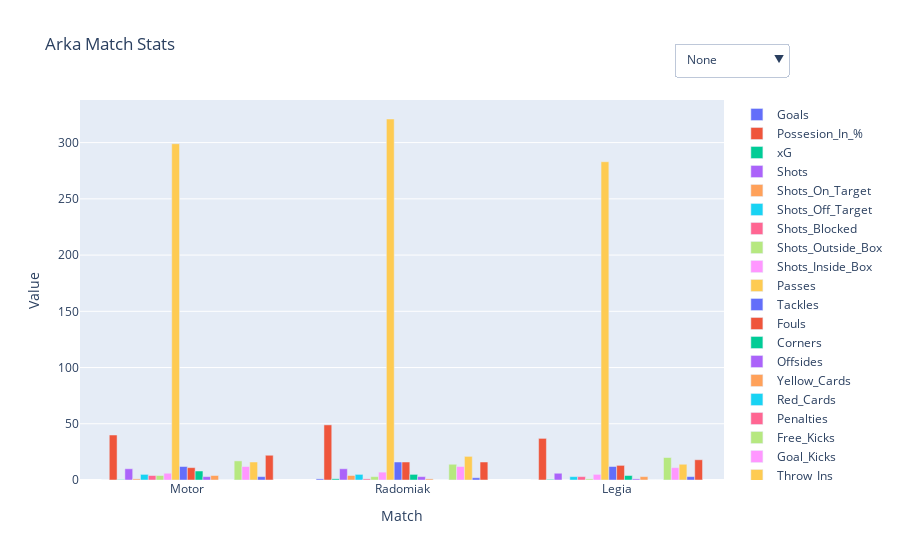

The code cell stored with this chart in its notebook:
### Code cell
# Create the figure
from torch import layout


fig = go.Figure()

# List of metrics to plot
metrics = [
    'Goals', 'Possesion_In_%', 'xG', 'Shots', 'Shots_On_Target',
       'Shots_Off_Target', 'Shots_Blocked', 'Shots_Outside_Box',
       'Shots_Inside_Box', 'Passes', 'Tackles', 'Fouls', 'Corners', 'Offsides',
       'Yellow_Cards', 'Red_Cards', 'Penalties', 'Free_Kicks', 'Goal_Kicks',
       'Throw_Ins', 'Saves', 'Crosses']

# Add traces for each metric
for metric in metrics:
    fig.add_trace(go.Bar(x=data.index, y=data[metric], name=metric))


# Define visibility matrix
n = len(metrics)
visibility_matrix = {
    "None": [False] * n,
    "Goals and xG": [metric in ['Goals', 'xG'] for metric in metrics],
    "Possesion": [metric in ['Possesion_In_%'] for metric in metrics],
    "Passes": [metric in ['Passes'] for metric in metrics],
    "Attack": [metric in ['Shots', 'Shots_On_Target', 'Shots_Off_Target', 'Shots_Inside_Box', 'Shots_Outside_Box'] for metric in metrics],
    "Defense": [metric in ['Tackles', 'Saves', 'Fouls'] for metric in metrics],
    "Cards": [metric in ['Yellow_Cards', 'Red_Cards'] for metric in metrics],
    "All": [True] * n
}

# Create buttons
buttons = [
    dict(label=label,
         method="update",
         args=[{"visible": visibility},
               {"title": f"Arka Match Stats: {label}"}])
    for label, visibility in visibility_matrix.items()
]

# Add dropdown to figure
fig.update_layout(
    updatemenus=[dict(
        active=0,
        buttons=buttons,
        x=1.1,
        y=1.15
    )],
    title="Arka Match Stats",
    xaxis_title="Match",
    yaxis_title="Value",
    barmode='group'
)

fig.show()
fig.write_html("Arka_stats.html")

### Figure 1 — Plotly figure (JSON) as saved in the notebook; plotly's stock layout.template omitted (floating-point values rounded to 4 significant figures)
{"data": [{"name": "Goals", "type": "bar", "x": ["Motor", "Radomiak", "Legia", null], "y": [0.0, 1.0, 0.0, NaN]}, {"name": "Possesion_In_%", "type": "bar", "x": ["Motor", "Radomiak", "Legia", null], "y": [40.0, 49.0, 37.0, NaN]}, {"name": "xG", "type": "bar", "x": ["Motor", "Radomiak", "Legia", null], "y": [0.38, 1.08, 0.56, NaN]}, {"name": "Shots", "type": "bar", "x": ["Motor", "Radomiak", "Legia", null], "y": [10.0, 10.0, 6.0, NaN]}, {"name": "Shots_On_Target", "type": "bar", "x": ["Motor", "Radomiak", "Legia", null], "y": [1.0, 4.0, 0.0, NaN]}, {"name": "Shots_Off_Target", "type": "bar", "x": ["Motor", "Radomiak", "Legia", null], "y": [5.0, 5.0, 3.0, NaN]}, {"name": "Shots_Blocked", "type": "bar", "x": ["Motor", "Radomiak", "Legia", null], "y": [4.0, 1.0, 3.0, NaN]}, {"name": "Shots_Outside_Box", "type": "bar", "x": ["Motor", "Radomiak", "Legia", null], "y": [4.0, 3.0, 1.0, NaN]}, {"name": "Shots_Inside_Box", "type": "bar", "x": ["Motor", "Radomiak", "Legia", null], "y": [6.0, 7.0, 5.0, NaN]}, {"name": "Passes", "type": "bar", "x": ["Motor", "Radomiak", "Legia", null], "y": [299.0, 321.0, 283.0, NaN]}, {"name": "Tackles", "type": "bar", "x": ["Motor", "Radomiak", "Legia", null], "y": [12.0, 16.0, 12.0, NaN]}, {"name": "Fouls", "type": "bar", "x": ["Motor", "Radomiak", "Legia", null], "y": [11.0, 16.0, 13.0, NaN]}, {"name": "Corners", "type": "bar", "x": ["Motor", "Radomiak", "Legia", null], "y": [8.0, 5.0, 4.0, NaN]}, {"name": "Offsides", "type": "bar", "x": ["Motor", "Radomiak", "Legia", null], "y": [3.0, 3.0, 1.0, NaN]}, {"name": "Yellow_Cards", "type": "bar", "x": ["Motor", "Radomiak", "Legia", null], "y": [4.0, 1.0, 3.0, NaN]}, {"name": "Red_Cards", "type": "bar", "x": ["Motor", "Radomiak", "Legia", null], "y": [0.0, 0.0, 0.0, NaN]}, {"name": "Penalties", "type": "bar", "x": ["Motor", "Radomiak", "Legia", null], "y": [0.0, 0.0, 0.0, NaN]}, {"name": "Free_Kicks", "type": "bar", "x": ["Motor", "Radomiak", "Legia", null], "y": [17.0, 14.0, 20.0, NaN]}, {"name": "Goal_Kicks", "type": "bar", "x": ["Motor", "Radomiak", "Legia", null], "y": [12.0, 12.0, 11.0, NaN]}, {"name": "Throw_Ins", "type": "bar", "x": ["Motor", "Radomiak", "Legia", null], "y": [16.0, 21.0, 14.0, NaN]}, {"name": "Saves", "type": "bar", "x": ["Motor", "Radomiak", "Legia", null], "y": [3.0, 2.0, 3.0, NaN]}, {"name": "Crosses", "type": "bar", "x": ["Motor", "Radomiak", "Legia", null], "y": [22.0, 16.0, 18.0, NaN]}], "layout": {"barmode": "group", "title": {"text": "Arka Match Stats"}, "updatemenus": [{"active": 0, "buttons": [{"args": [{"visible": [false, false, false, false, false, false, false, false, false, false, false, false, false, false, false, false, false, false, false, false, false, false]}, {"title": "Arka Match Stats: None"}], "label": "None", "method": "update"}, {"args": [{"visible": [true, false, true, false, false, false, false, false, false, false, false, false, false, false, false, false, false, false, false, false, false, false]}, {"title": "Arka Match Stats: Goals and xG"}], "label": "Goals and xG", "method": "update"}, {"args": [{"visible": [false, true, false, false, false, false, false, false, false, false, false, false, false, false, false, false, false, false, false, false, false, false]}, {"title": "Arka Match Stats: Possesion"}], "label": "Possesion", "method": "update"}, {"args": [{"visible": [false, false, false, false, false, false, false, false, false, true, false, false, false, false, false, false, false, false, false, false, false, false]}, {"title": "Arka Match Stats: Passes"}], "label": "Passes", "method": "update"}, {"args": [{"visible": [false, false, false, true, true, true, false, true, true, false, false, false, false, false, false, false, false, false, false, false, false, false]}, {"title": "Arka Match Stats: Attack"}], "label": "Attack", "method": "update"}, {"args": [{"visible": [false, false, false, false, false, false, false, false, false, false, true, true, false, false, false, false, false, false, false, false, true, false]}, {"title": "Arka Match Stats: Defense"}], "label": "Defense", "method": "update"}, {"args": [{"visible": [false, false, false, false, false, false, false, false, false, false, false, false, false, false, true, true, false, false, false, false, false, false]}, {"title": "Arka Match Stats: Cards"}], "label": "Cards", "method": "update"}, {"args": [{"visible": [true, true, true, true, true, true, true, true, true, true, true, true, true, true, true, true, true, true, true, true, true, true]}, {"title": "Arka Match Stats: All"}], "label": "All", "method": "update"}], "x": 1.1, "y": 1.15}], "xaxis": {"title": {"text": "Match"}}, "yaxis": {"title": {"text": "Value"}}}}
